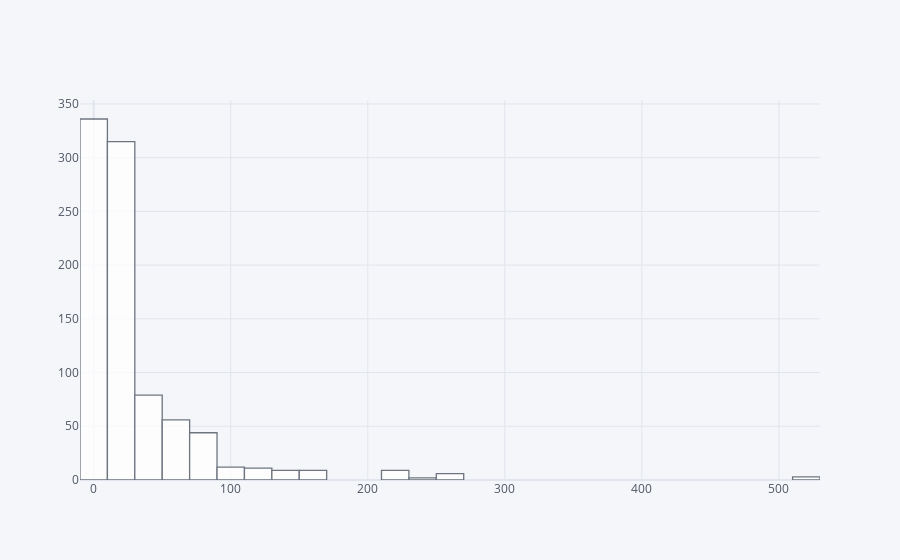

Notebook code for this chart:
### Code cell
train['Fare'].iplot(kind='hist', bins = 30, color = 'white')

### Figure 1 — Plotly figure (JSON) as saved in the notebook; plotly's stock layout.template omitted (floating-point values rounded to 4 significant figures; data arrays with more than 128 entries replaced by an {"elided": "..."} marker saying what was removed)
{"data": [{"histfunc": "count", "histnorm": "", "marker": {"color": "rgba(255, 255, 255, 1.0)", "line": {"color": "#4D5663", "width": 1.3}}, "name": "Fare", "nbinsx": 30, "opacity": 0.8, "orientation": "v", "type": "histogram", "x": {"elided": "891 float values"}}], "layout": {"barmode": "overlay", "legend": {"bgcolor": "#F5F6F9", "font": {"color": "#4D5663"}}, "paper_bgcolor": "#F5F6F9", "plot_bgcolor": "#F5F6F9", "title": {"font": {"color": "#4D5663"}}, "xaxis": {"gridcolor": "#E1E5ED", "showgrid": true, "tickfont": {"color": "#4D5663"}, "title": {"font": {"color": "#4D5663"}, "text": ""}, "zerolinecolor": "#E1E5ED"}, "yaxis": {"gridcolor": "#E1E5ED", "showgrid": true, "tickfont": {"color": "#4D5663"}, "title": {"font": {"color": "#4D5663"}, "text": ""}, "zerolinecolor": "#E1E5ED"}}}
